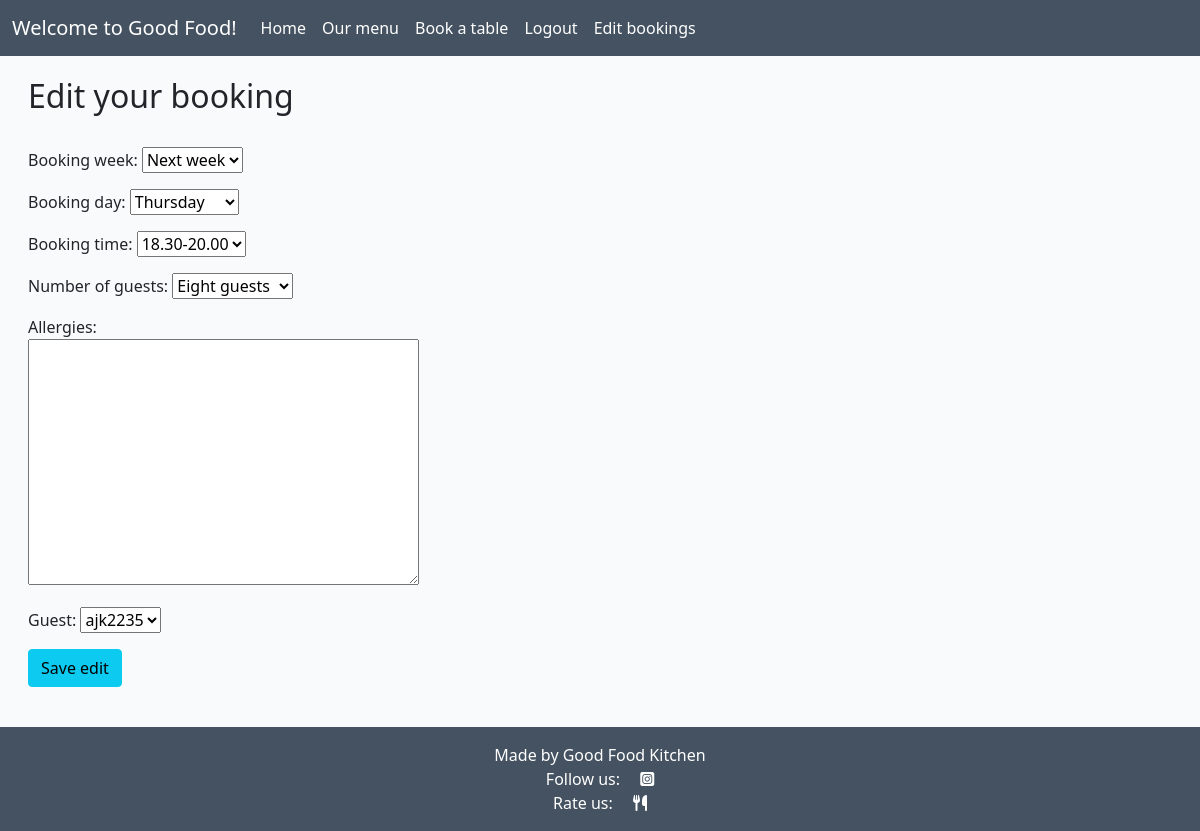
Before: /edit_booking/34 (signed in) with the older database file.
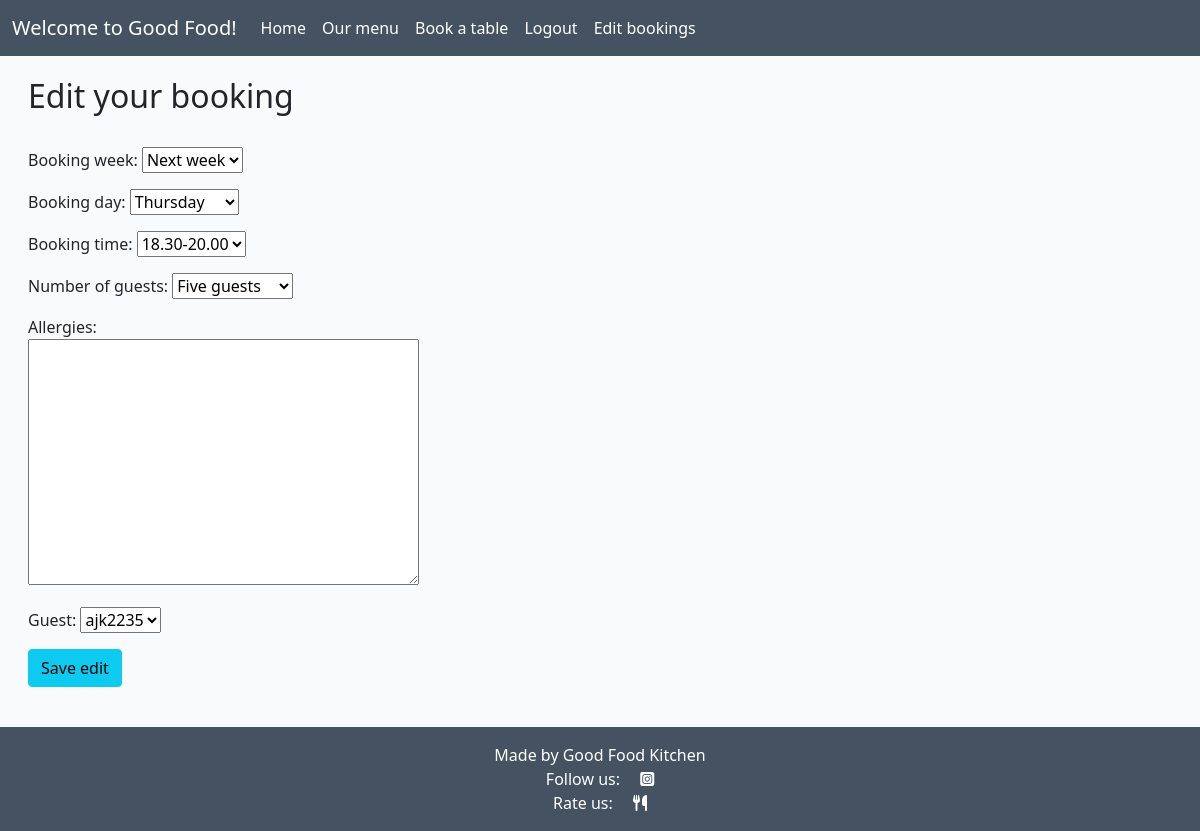
After: the same page with the newer database file.
### booktable/models.py (models this page shows, shortened)
class Booking(models.Model):
    THISWEEK = 'Current week'
    NEXTWEEK = 'Next week'
    WEEK_CHOICES = [
        (THISWEEK, 'This week'),
        (NEXTWEEK, 'Next week'),
    ]
    TUESDAY = 'Tue'
    WEDNESDAY = 'Wed'
    THURSDAY = 'Thu'
    FRIDAY = 'Fri'
    SATURDAY = 'Sat'
    OPENING_DAYS_CHOICES = [
        (TUESDAY, 'Tuesday'),
        (WEDNESDAY, 'Wednesday'),
        (THURSDAY, 'Thursday'),
        (FRIDAY, 'Friday'),
        (SATURDAY, 'Saturday'),
    ]
    DINNER1 = '17.00-18.30'
    DINNER2 = '18.30-20.00'
    DINNER3 = '20.00-21.30'
    SEATING_TIMES_CHOICES = [
        (DINNER1, '17.00-18.30'),
        (DINNER2, '18.30-20.00'),
        (DINNER3, '20.00-21.30'),
    ]
    ONE = 'One guest'
    TWO = 'Two guests'
    THREE = 'Three guests'
    FOUR = 'Four guests'
    FIVE = 'Five guests'
    SIX = 'Six guests'
    SEVEN = 'Seven guests'
    EIGHT = 'Eight guests'
    NUMBER_OF_GUESTS = [
        (ONE, 'One guest'),
        (TWO, 'Two guests'),
        (THREE, 'Three guests'),
        (FOUR, 'Four guests'),
        (FIVE, 'Five guests'),
        (SIX, 'Six guests'),
        (SEVEN, 'Seven guests'),
        (EIGHT, 'Eight guests'),
    ]
    booking_week = models.CharField(
        max_length=12,
        choices=WEEK_CHOICES,
        default=THISWEEK,
    )
    booking_day = models.CharField(
        max_length=10,
        choices=OPENING_DAYS_CHOICES,
        default=TUESDAY,
    )
    booking_time = models.CharField(
        max_length=20,
        choices=SEATING_TIMES_CHOICES,
        default=DINNER1,
    )
    booking_made = timezone.now()
    number_of_guests = models.CharField(
        max_length=20,
        choices=NUMBER_OF_GUESTS,
        default=TWO,
    )
    allergies = models.TextField(
        max_length=100,
        verbose_name='Allergies',
        blank=True,
    )
    guest = models.ForeignKey(User, on_delete=models.CASCADE, related_name="booking")
    objects = models.Manager()
    class Meta:
        ordering = ('booking_week', 'booking_day', 'booking_time')
        unique_together = ('guest', 'booking_week', 'booking_day', 'booking_time')

### booktable/views.py (the view)
# urls.py: path('edit_booking/<booking_id>', views.edit_booking, name='edit-booking'),
def edit_booking(request, booking_id):
    booking = Booking.objects.get(pk=booking_id)
    form = BookingForm(request.POST or None, instance=booking)
    if form.is_valid():
        form.save()
        return redirect('booking_list')
    return render(request, 'edit_booking.html', {'booking': booking, 'form': form})

### booktable/forms.py
class BookingForm(ModelForm):
    class Meta:
        model = Booking
        fields = '__all__'

### templates/edit_booking.html (shortened to what this page needs)
{% extends "base.html" %}
{% block content %}
<div class="container-fluid">
    <div class="row">
        <div class="col-md-4">
            <div class="card mb-4">
                <div class="card-body">
                    <div class="cover-text">
                        <h2>Edit your booking</h2>
                        {% if user.is_authenticated %}
                        <br/>
                        <form id="booking_form" action="" method=POST>
                            {{ form.as_p }}
                            <input type="submit" value="Save edit" class="btn btn-info default" name="_edit">
                        </form>
                        {% endif %}
                    </div>
                </div>
            </div>
        </div>
    </div>
</div>
{% endblock %}

Changed rows visible on the page:
changed Booking "Next week": number_of_guests "Eight guests" → "Five guests"
